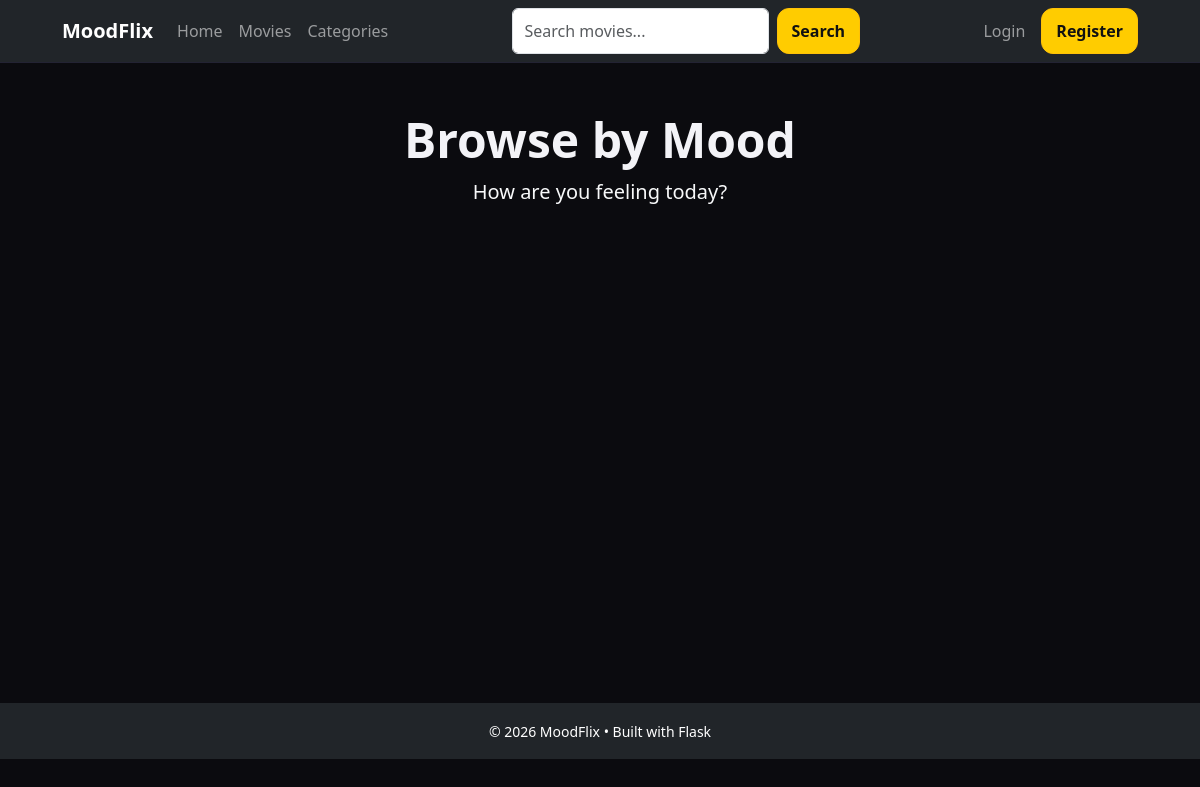
Page /categories on the earlier database version.
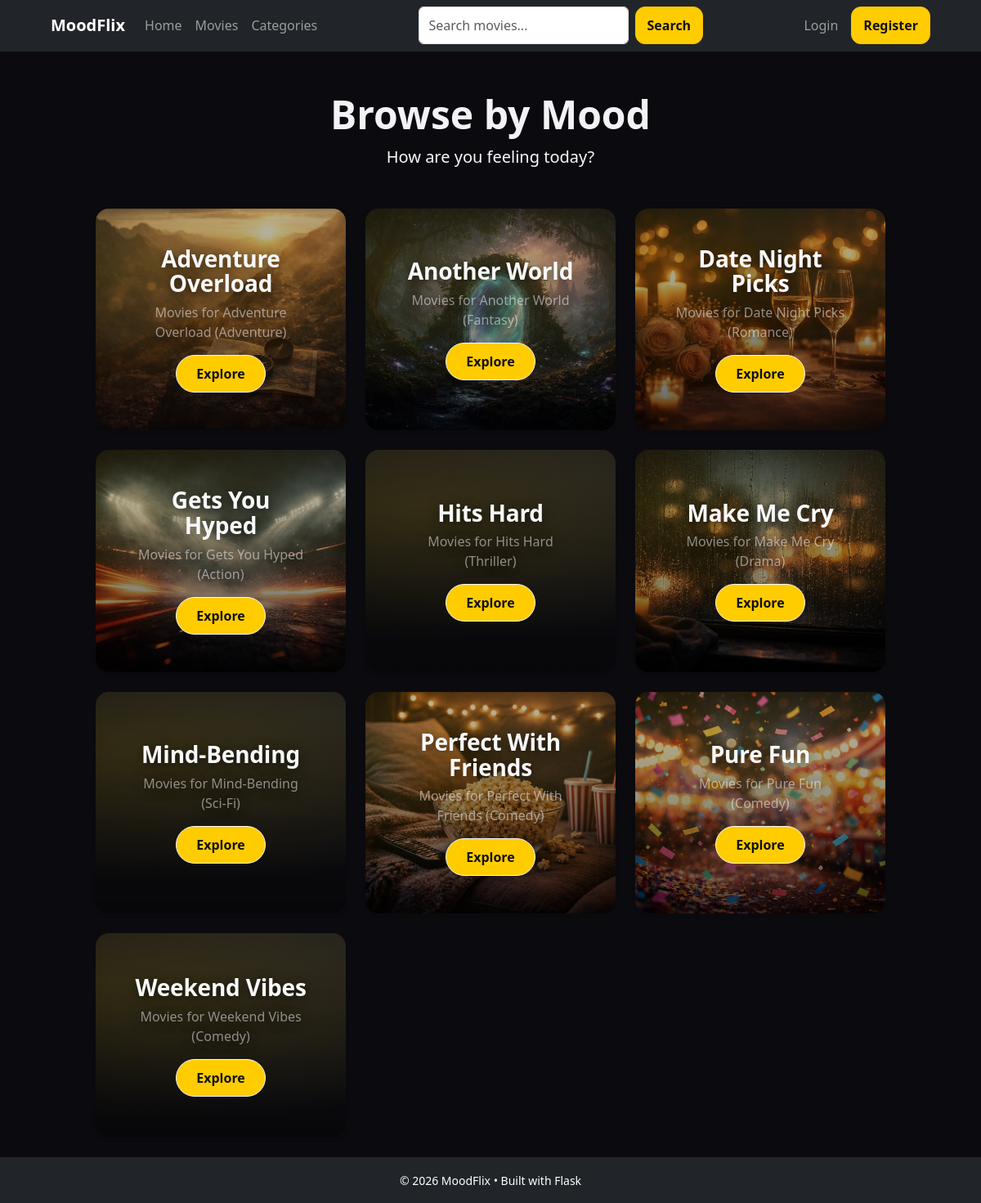
Same page on the later database version.
### app/models/mood_category.py (models this page shows, shortened)
class MoodCategory(db.Model):
    __tablename__ = "mood_categories"
    id = db.Column(db.Integer, primary_key=True)
    name = db.Column(db.String(255), nullable=False)
    description = db.Column(db.Text, nullable=True)

### app/controllers/home_controller.py (the view)
@home_bp.get("/categories")
def list_categories():
    categories = MovieService.listCategories()
    return render_template("categories/list.html", categories=categories)

### app/services/movie_service.py (called while the page is built)
    @staticmethod
    def listCategories() -> list[MoodCategory]:
        return MoodCategory.query.order_by(MoodCategory.name.asc()).all()

### app/views/templates/categories/list.html (shortened to what this page needs)
{% extends "base.html" %}
{% block content %}
  {% set category_images = {
      'Adventure Overload':   'img/Adventure.jpg',
      'Gets You Hyped':       'img/Action.jpg',
      'Another World':        'img/Fantasy.jpg',
      'Date Night Picks':     'img/Romance.jpg',
      'Hits Hard':            'img/Thriller.jpg',
      'Make Me Cry':          'img/Drama.jpg',
      'Mind-Bending':         'img/Sci-Fi.jpg',
      'Perfect With Friends': 'img/Comedy.jpg',
      'Pure Fun':             'img/Fun.jpg',
      'Weekend Vibes':        'img/Weekends.jpg'
  } %}
  <div class="container mt-4">
      <div class="text-center mb-5">
        <h1 class="fw-bold display-5">Browse by Mood</h1>
        <p class="text-light lead">How are you feeling today?</p>
      </div>
      <div class="row row-cols-1 row-cols-md-2 row-cols-lg-3 g-4">
        {% for category in categories %}
          {% set image_file = category_images.get(category.name, 'img/hero-bg.jpg') %}
          <div class="col">
            <a href="{{ url_for('movie.list_movies_by_category', category_id=category.id) }}" class="text-decoration-none text-white">
              <div class="card h-100 shadow-sm border-0 mood-card"
                   style="background-image: linear-gradient(rgba(0,0,0,0.3), rgba(0,0,0,0.6)), url('{{ url_for('static', filename=image_file) }}');
                          background-size: cover;
                          background-position: center;
                          min-height: 250px;
                          transition: transform 0.3s;">
                <div class="card-body d-flex flex-column justify-content-center align-items-center text-center p-4">
                    <h3 class="card-title fw-bold text-light">{{ category.name }}</h3>
                    <p class="card-text text-white-50 d-none d-md-block">{{ category.description }}</p>
                    <span class="btn btn-outline-light mt-3 rounded-pill px-4">Explore</span>
                </div>
              </div>
            </a>
          </div>
        {% endfor %}
      </div>
  </div>
{% endblock %}

### app/views/templates/base.html (shortened to what this page needs)
<!doctype html>
<html lang="en">
<head>
  <link href="https://cdn.jsdelivr.net/npm/bootstrap@5.3.0/dist/css/bootstrap.min.css" rel="stylesheet">
  <link rel="stylesheet" href="https://cdnjs.cloudflare.com/ajax/libs/font-awesome/6.0.0/css/all.min.css">
  <link rel="stylesheet" href="{{ url_for('static', filename='css/style.css') }}">
</head>
<body>
  <nav class="navbar navbar-expand-lg navbar-dark bg-dark sticky-top" style = "z-index: 1050;">
    <div class="container">
      <a href="{{ url_for('home.index') }}" class="navbar-brand fw-bold">MoodFlix</a>
      <div class="collapse navbar-collapse" id="navbarNav">
        <ul class="navbar-nav me-auto">
            <li class="nav-item">
                <a class="nav-link" href="{{ url_for('home.index') }}"> {{ 'Home' | translate }} </a>
            </li>
            <li class="nav-item">
                <a class="nav-link" href="{{ url_for('movie.list_movies') }}"> {{ 'Movies' | translate }} </a>
            </li>
            <li class="nav-item">
                <a class="nav-link" href="{{ url_for('movie.list_categories') }}"> {{ 'Categories' | translate }} </a>
            </li>
        </ul>
        <form class="d-flex mx-auto" method="GET" action="{{ url_for('home.search_movies') }}">
            <input class="form-control me-2" type="search" name="q" placeholder="{{ 'Search movies...' | translate }}" value="{{ request.args.get('q', '') }}">
            <button class="btn btn-outline-warning" type="submit">{{ 'Search' | translate }}</button>
        </form>
        <ul class="navbar-nav ms-auto align-items-center">
            {% if current_user.is_authenticated %}
                {% if current_user.role == 'admin' %}
                <li class="nav-item dropdown">
                    <a class="nav-link dropdown-toggle text-warning" href="#" id="adminDropdown" role="button" data-bs-toggle="dropdown" aria-expanded="false">
                        <i class="fas fa-user-shield"></i> {{ 'Admin Panel' | translate }}
                    </a>
                    <ul class="dropdown-menu dropdown-menu-end" aria-labelledby="adminDropdown">
                        <li><a class="dropdown-item fw-bold" href="{{ url_for('admin.admin_index') }}">{{ 'Dashboard' | translate }}</a></li>
                        <li><hr class="dropdown-divider"></li>
                        <li><a class="dropdown-item" href="{{ url_for('admin.list_movies') }}">{{ 'Manage Movies' | translate }}</a></li>
                        <li><a class="dropdown-item" href="{{ url_for('admin.list_categories') }}">{{ 'Manage Categories' | translate }}</a></li>
                        <li><hr class="dropdown-divider"></li>
                        <li><a class="dropdown-item" href="{{ url_for('admin.list_comments') }}">{{ 'Manage Comments' | translate }}</a></li>
                        <li><a class="dropdown-item" href="{{ url_for('admin.list_pending_suggestions') }}">{{ 'Manage Suggestions' | translate }}</a></li>
                    </ul>
                </li>
                {% endif %}
                <li class="nav-item">
                    <a class="nav-link" href="{{ url_for('favorite.list_favorites') }}">{{ 'Favorites' | translate }}</a>
                </li>
                <li class="nav-item">
                    <a class="nav-link" href="{{ url_for('suggestion.list_suggestions') }}">{{ 'Suggestions' | translate }}</a>
                </li>
                <li class="nav-item ms-2">
                    <a class="btn btn-sm btn-outline-light" href="{{ url_for('auth.view_profile', user_id=current_user.id) }}">
                        {{ current_user.username }}
                    </a>
                </li>
                <li class="nav-item ms-2">
                    <form action="{{ url_for('auth.logout') }}" method="POST" class="d-inline">
                        <button type="submit" class="btn btn-sm btn-danger">{{ 'Logout' | translate }}</button>
                    </form>
                </li>
            {% else %}
                <li class="nav-item">
                    <a class="nav-link" href="{{ url_for('auth.login') }}">{{ 'Login' | translate }}</a>
                </li>
                <li class="nav-item ms-2">
                    <a class="btn btn-warning" href="{{ url_for('auth.register') }}">{{ 'Register' | translate }}</a>
                </li>
            {% endif %}
        </ul>
      </div>
    </div>
  </nav>
  <main class="container py-4" style="min-height: 80vh;">
    {% block content %}{% endblock %}
  </main>
  <footer class="bg-dark text-white text-center py-3 mt-auto">
    <div class="container">
      <small>© 2026 MoodFlix • Built with Flask</small>
    </div>
  </footer>
</body>
</html>

### app/views/static/css/style.css (style rules this page uses)
:root { --bg: #0b0b0f; --panel: #12121a; --text: #f3f3f7; --muted: #a7a7b6; --line: #232333; --accent: #ffcc00; }
* { box-sizing: border-box; }
body { margin: 0; font-family: system-ui, -apple-system, Segoe UI, Roboto, Arial; background: var(--bg); color: var(--text); }
.container { width: min(1100px, 92%); margin: 0 auto; }
.navbar { position: sticky; top: 0; background: rgba(11, 11, 15, 0.9); border-bottom: 1px solid var(--line); }
.btn { padding: 10px 14px; border-radius: 12px; background: var(--accent); color: #111; text-decoration: none; font-weight: 700; }
.mood-card { position:relative; min-height:260px; padding:22px; border-radius:22px; border:1px solid var(--line); background-color:var(--panel); background-image: linear-gradient(180deg, rgba(0,0,0,.18), rgba(0,0,0,.78)), var(--card-bg, none); background-size:cover; background-position:var(--bg-pos, center); background-repeat:no-repeat; overflow:hidden; text-decoration:none; color:var(--text); transition: transform .12s ease, border-color .12s ease; }
.mood-card::after { content:""; position:absolute; inset:0; background: radial-gradient(900px 280px at 20% 25%, rgba(255,204,0,.14), transparent 60%), radial-gradient(900px 380px at 90% 10%, rgba(255,255,255,.06), transparent 55%); pointer-events:none; }
.mood-card > * { position:relative; z-index:1; }
.mood-card h3 { margin:0 0 8px; font-size:28px; line-height:1.1; letter-spacing:-0.2px; color:#3b74ff; text-shadow:0 2px 14px rgba(0,0,0,.6); }
.mood-card p { margin:0; color:rgba(243,243,247,.72); text-shadow:0 2px 14px rgba(0,0,0,.6); }
.card { background: var(--panel); border: 1px solid var(--line); border-radius: 16px; overflow: hidden; text-decoration: none; color: inherit; }
.card-body { padding: 12px; }

Differences in the rows shown:
added MoodCategory: shows a picture, name "Adventure Overload", description "Movies for Adventure Overload (Adventure)"
added MoodCategory: shows a picture, name "Another World", description "Movies for Another World (Fantasy)"
added MoodCategory: shows a picture, name "Date Night Picks", description "Movies for Date Night Picks (Romance)"
added MoodCategory: shows a picture, name "Gets You Hyped", description "Movies for Gets You Hyped (Action)"
added MoodCategory: name "Hits Hard", description "Movies for Hits Hard (Thriller)"
added MoodCategory: shows a picture, name "Make Me Cry", description "Movies for Make Me Cry (Drama)"
added MoodCategory: name "Mind-Bending", description "Movies for Mind-Bending (Sci-Fi)"
added MoodCategory: shows a picture, name "Perfect With Friends", description "Movies for Perfect With Friends (Comedy)"
added MoodCategory: shows a picture, name "Pure Fun", description "Movies for Pure Fun (Comedy)"
added MoodCategory: name "Weekend Vibes", description "Movies for Weekend Vibes (Comedy)"
